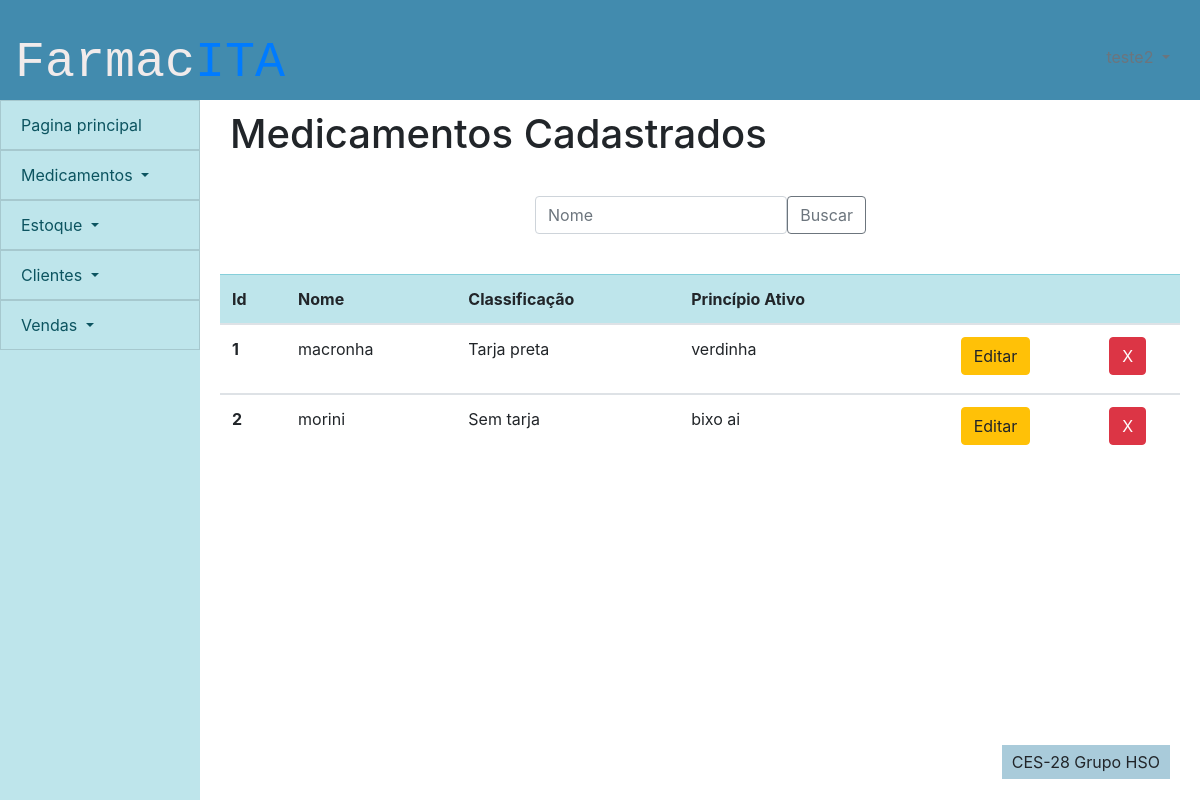
/cadastro_medicamentos/editar_medicamento (signed in), run on an earlier commit of the app's database.
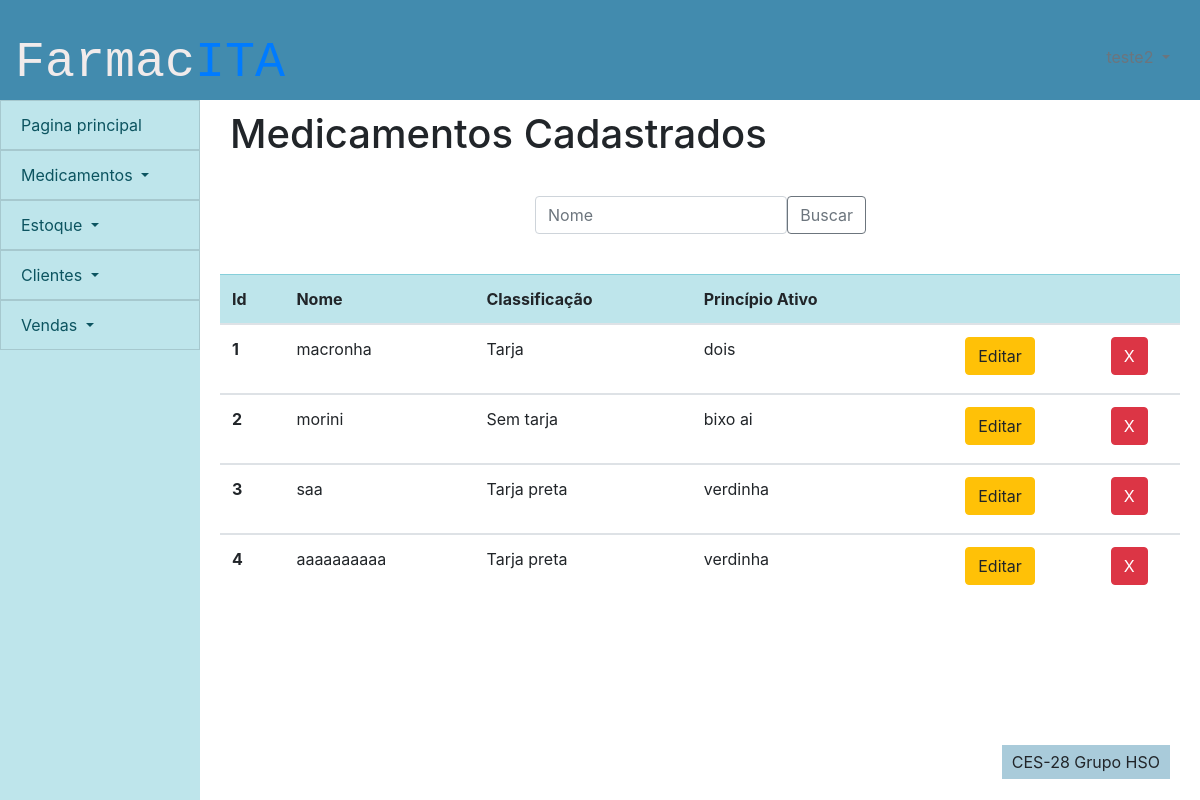
And on a later commit of the database.
### cadastro_medicamentos/models.py (models this page shows, shortened)
class medicamento(models.Model):
    id_medicamento = models.AutoField(primary_key=True)
    nome_medicamento = models.CharField(max_length=100)
    classificacao = models.CharField(max_length=100, default='Sem tarja')
    principio_ativo = models.CharField(max_length=100)
    excluido = models.BooleanField(default=False)

### cadastro_medicamentos/views.py (the view, shortened to what this page needs)
# urls.py: path('editar_medicamento',views.editar_medicamento, name = 'editar_medicamento'),
def editar_medicamento(request):
    sucesso=False
    cargo = funcionario.objects.get(user=request.user).cargo
    lista = medicamento.objects.all()
    editar = False
    busca = request.GET.get('buscamedic')
    if busca:
        editar = False
        lista = medicamento.objects.filter(nome_medicamento__icontains = busca)
    delete = request.GET.get('delete')
    if delete:
        teste = medicamento.objects.filter(id_medicamento = delete)
        teste.update(excluido = True)
    editando = request.GET.get('edit')
    if editando:
        editar = True
        lista = medicamento.objects.filter(id_medicamento = editando)
    principiosativos = principio_ativo.objects.all()
    droga_list = list()
    for i in principiosativos:
        droga_list.append(i.nome_principio_ativo)
    return render(request,'medicamento/editar_medicamento.html',
    {'lista':lista,
    'editar':editar,
    "droga":droga_list,
    "sucesso":sucesso,
    'cargo':cargo}
    )

### frontend/medicamento/editar_medicamento.html (shortened to what this page needs)
{% extends 'template/padrao.html' %}
{%block titulo-conteudo %}
Medicamentos Cadastrados
{% endblock %}
{% load static %}
{% block content %}
<div>
    <div class="row formulario">
        <div class="col-sm-12">
            <div>
                <form method="GET">
                    <div class="input-group-prepend">
                        <input type="text" class="form-control" placeholder="Nome" name="buscamedic" id="buscamedic">
                    <button class="btn btn-outline-secondary" type="submit" id="button-addon1">Buscar</button>
                    </div>
                    </form>
            </div>
        </div>
    </div>
    <div class="tabela">
        <table class="table table-hover">
            <thead class="table-info">
                <tr>
                    <th scope="col">Id</th>
                    <th scope="col">Nome</th>
                    <th scope="col">Classificação</th>
                    <th scope="col">Princípio Ativo</th>
                    <th></th>
                    <th></th>
                </tr>
            </thead>
            {% for i in lista %}
            {% if not i.excluido  %}
            <tbody>
                <tr class={{i.id_medicamento}}>
                    <th scope="row">{{i.id_medicamento}}</th>
                    <td class = "nome">{{i.nome_medicamento}}</td>
                    <td class = "classificacao">{{i.classificacao}}</td>
                    <td class = "principio">{{i.principio_ativo}}</td>
                    <td>
                        <form class= "centro">
                            <button value = {{i.id_medicamento}} name = 'edit' class="btn btn-warning"  type = "submit" >Editar</button>
                        </form>
                    </td>
                    <td>
                        <form class= "centro">
                            <button  value = {{i.id_medicamento}} name = 'delete' class="btn btn-danger botao" type = "submit">X</button>
                        </form>
                    </td>
                </tr>
            </tbody>
            {% endif %}
            {% endfor %}
        </table>
    </div>
</div>
{% endblock %}

What changed in the data, as far as the page shows it:
changed medicamento "macronha": classificacao "Tarja preta" → "Tarja"; principio_ativo "verdinha" → "dois"
added medicamento: id_medicamento "3", nome_medicamento "saa", classificacao "Tarja preta", principio_ativo "verdinha"
added medicamento: id_medicamento "4", nome_medicamento "aaaaaaaaaa", classificacao "Tarja preta", principio_ativo "verdinha"
